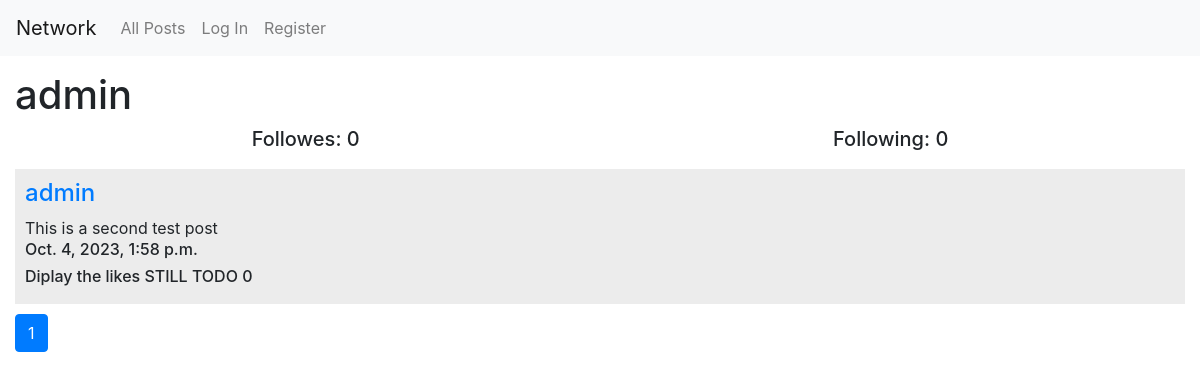
The app's page /user/3, older data.
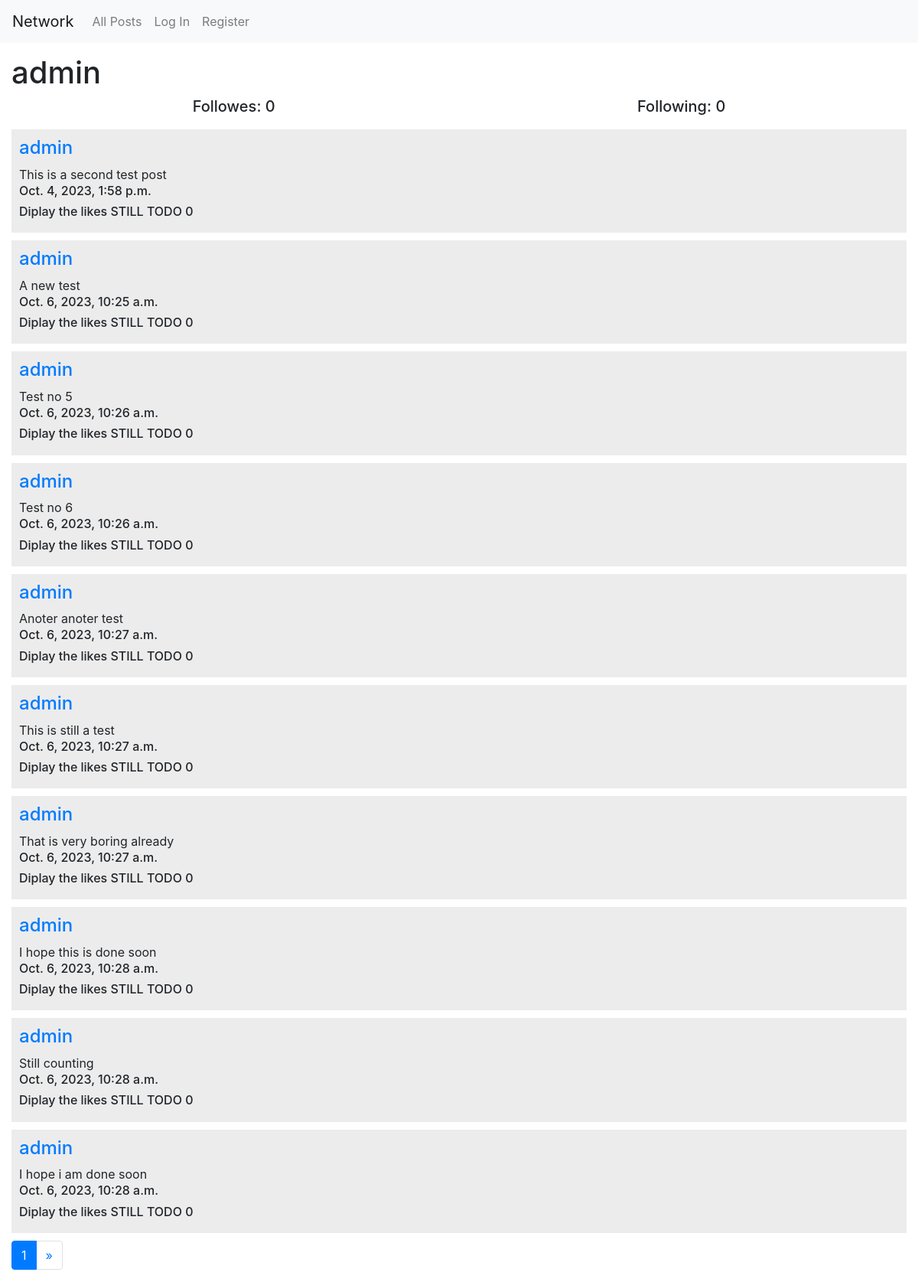
The same page, newer data.
### network/models.py (models this page shows, shortened)
class Post(models.Model):
    author = models.ForeignKey(User, on_delete=models.CASCADE, related_name="posts")
    content = models.TextField(blank=False)
    date = models.DateTimeField(auto_now_add=True)
    likes = models.ManyToManyField(User, blank=True, related_name='likes')

class User(AbstractUser):
    pass

### network/views.py (the view)
# urls.py: path("user/<int:user_id>", views.user_profile, name="user_profile"),
def user_profile(request, user_id):
    current_user = request.user
    profile_user = User.objects.get(pk=user_id)
    users_posts = Post.objects.filter(author=profile_user)
    paginator = Paginator(users_posts, 10)
    page_number = request.GET.get('page')
    page_obj = paginator.get_page(page_number)
    followers = Following.objects.filter(followed_user=profile_user)
    following = Following.objects.filter(user=profile_user)
    is_following = False
    for follower in followers:
        if current_user == follower.user:
            is_following = True
    return render(request, "network/user_profile.html", {
        "profile_user": profile_user,
        "page_obj": page_obj,
        "followers":followers.count(),
        "following":following.count(),
        "is_following":is_following,
    })

### network/templates/network/user_profile.html (shortened to what this page needs)
{% extends "network/layout.html" %}
{% block body %}
<div class="home_page">
    <div class="user_profile">
        <h1>{{profile_user.username}}</h1>
        <div class="user_info">
            <h5>Followes: {{followers}}</h5>
            <h5>Following: {{following}}</h5>
        </div>
    </div>
    {% for post in page_obj %}
    <div class="each_post">
        <h4><a href = "{% url 'user_profile' post.author.id %}">{{ post.author }}</a></h4>
        {{ post.content }}
        <h6>{{ post.date }}</h6>
        <h6>Diplay the likes STILL TODO {{ post.likes.count }}</h6>
    </div>
    {% endfor %}
     <nav aria-label="Page navigation example">
        <ul class="pagination">
        <li class="page-item active" aria-current="page"><a class="page-link" href="?page={{ page_obj.number }}">{{ page_obj.number }}</a></li>
        {% if page_obj.has_next %}
        <li class="page-item"><a class="page-link" href="?page={{ page_obj.next_page_number }}">&raquo;</a></li>
        {% endif %}
        </ul>
</div>
{% endblock %}

Row changes from the older to the newer data that the page shows:
added Post: author "admin", content "A new test", date "Oct. 6, 2023, 10:25 a.m.", likes.count "0"
added Post: author "admin", content "Test no 5", date "Oct. 6, 2023, 10:26 a.m.", likes.count "0"
added Post: author "admin", content "Test no 6", date "Oct. 6, 2023, 10:26 a.m.", likes.count "0"
added Post: author "admin", content "Anoter anoter test", date "Oct. 6, 2023, 10:27 a.m.", likes.count "0"
added Post: author "admin", content "This is still a test", date "Oct. 6, 2023, 10:27 a.m.", likes.count "0"
added Post: author "admin", content "That is very boring already", date "Oct. 6, 2023, 10:27 a.m.", likes.count "0"
added Post: author "admin", content "I hope this is done soon", date "Oct. 6, 2023, 10:28 a.m.", likes.count "0"
added Post: author "admin", content "Still counting", date "Oct. 6, 2023, 10:28 a.m.", likes.count "0"
added Post: author "admin", content "I hope i am done soon", date "Oct. 6, 2023, 10:28 a.m.", likes.count "0"
